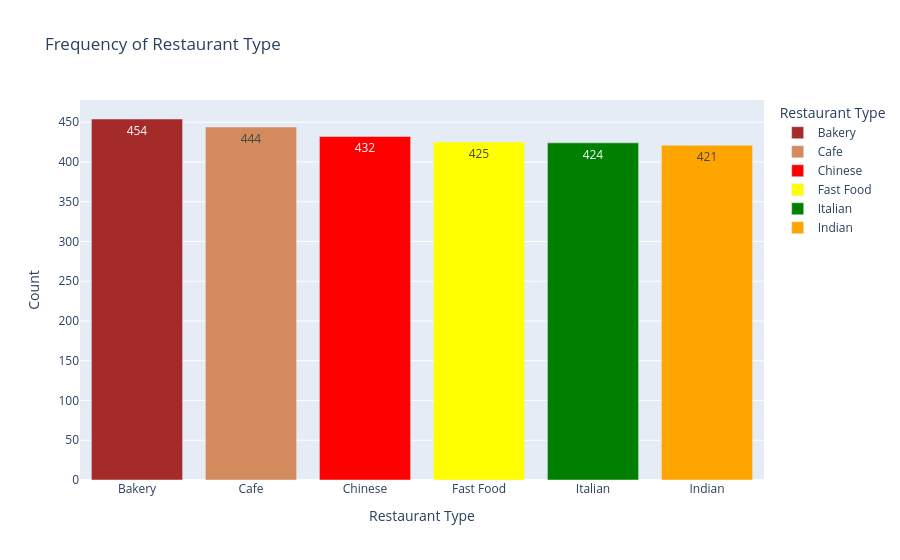

The cell this chart's notebook holds for it:
### Code cell
status_counts=food["restaurant_type"].value_counts().reset_index()
status_counts.columns = ["restaurant_type", "frequency"] 

fig1 = px.bar(status_counts, x= "restaurant_type", y= "frequency", title="Frequency of Restaurant Type", labels={"restaurant_type": "Restaurant Type", "frequency": "Count"},
text = "frequency",
color = "restaurant_type",
color_discrete_sequence=["brown", "#D38B5D", "red", "yellow", "green", "orange"])
fig1.show()

### Figure 1 — Plotly figure (JSON) as saved in the notebook; plotly's stock layout.template omitted (floating-point values rounded to 4 significant figures)
{"data": [{"hovertemplate": "Restaurant Type=%{x}<br>Count=%{text}<extra></extra>", "legendgroup": "Bakery", "marker": {"color": "brown", "pattern": {"shape": ""}}, "name": "Bakery", "orientation": "v", "showlegend": true, "text": [454.0], "textposition": "auto", "type": "bar", "x": ["Bakery"], "xaxis": "x", "y": [454], "yaxis": "y"}, {"hovertemplate": "Restaurant Type=%{x}<br>Count=%{text}<extra></extra>", "legendgroup": "Cafe", "marker": {"color": "#D38B5D", "pattern": {"shape": ""}}, "name": "Cafe", "orientation": "v", "showlegend": true, "text": [444.0], "textposition": "auto", "type": "bar", "x": ["Cafe"], "xaxis": "x", "y": [444], "yaxis": "y"}, {"hovertemplate": "Restaurant Type=%{x}<br>Count=%{text}<extra></extra>", "legendgroup": "Chinese", "marker": {"color": "red", "pattern": {"shape": ""}}, "name": "Chinese", "orientation": "v", "showlegend": true, "text": [432.0], "textposition": "auto", "type": "bar", "x": ["Chinese"], "xaxis": "x", "y": [432], "yaxis": "y"}, {"hovertemplate": "Restaurant Type=%{x}<br>Count=%{text}<extra></extra>", "legendgroup": "Fast Food", "marker": {"color": "yellow", "pattern": {"shape": ""}}, "name": "Fast Food", "orientation": "v", "showlegend": true, "text": [425.0], "textposition": "auto", "type": "bar", "x": ["Fast Food"], "xaxis": "x", "y": [425], "yaxis": "y"}, {"hovertemplate": "Restaurant Type=%{x}<br>Count=%{text}<extra></extra>", "legendgroup": "Italian", "marker": {"color": "green", "pattern": {"shape": ""}}, "name": "Italian", "orientation": "v", "showlegend": true, "text": [424.0], "textposition": "auto", "type": "bar", "x": ["Italian"], "xaxis": "x", "y": [424], "yaxis": "y"}, {"hovertemplate": "Restaurant Type=%{x}<br>Count=%{text}<extra></extra>", "legendgroup": "Indian", "marker": {"color": "orange", "pattern": {"shape": ""}}, "name": "Indian", "orientation": "v", "showlegend": true, "text": [421.0], "textposition": "auto", "type": "bar", "x": ["Indian"], "xaxis": "x", "y": [421], "yaxis": "y"}], "layout": {"barmode": "relative", "legend": {"title": {"text": "Restaurant Type"}, "tracegroupgap": 0}, "title": {"text": "Frequency of Restaurant Type"}, "xaxis": {"anchor": "y", "categoryarray": ["Bakery", "Cafe", "Chinese", "Fast Food", "Italian", "Indian"], "categoryorder": "array", "domain": [0, 1], "title": {"text": "Restaurant Type"}}, "yaxis": {"anchor": "x", "domain": [0, 1], "title": {"text": "Count"}}}}
